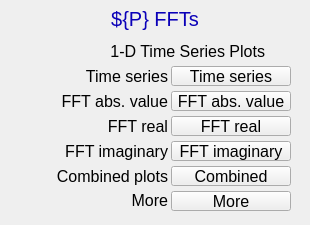
<?xml version="1.0" ?>
<ui version="4.0">
  <class>Dialog</class>
  <widget class="PyDMFrame" name="screen">
    <property name="geometry">
      <rect>
        <x>559</x>
        <y>207</y>
        <width>310</width>
        <height>225</height>
      </rect>
    </property>
    <property name="minimumSize">
      <size>
        <width>310</width>
        <height>225</height>
      </size>
    </property>
    <property name="styleSheet">
      <string notr="true">PyDMFrame#screen {
  color: rgb(0, 0, 0);
  background-color: rgb(187, 187, 187);
  }</string>
    </property>
    <property name="windowTitle">
      <string>NDFFT16</string>
    </property>
    <layout class="QGridLayout" name="gridLayout" columnstretch="5,23,10,17,3,30,40,40,3,94,26,14,5" rowstretch="5,1,24,1,4,6,20,5,20,5,20,5,20,5,20,5,20,4,1,19,1,9,5">
      <property name="leftMargin">
        <number>0</number>
      </property>
      <property name="topMargin">
        <number>0</number>
      </property>
      <property name="rightMargin">
        <number>0</number>
      </property>
      <property name="bottomMargin">
        <number>0</number>
      </property>
      <property name="horizontalSpacing">
        <number>0</number>
      </property>
      <property name="verticalSpacing">
        <number>0</number>
      </property>
      <item row="1" column="0" rowspan="2" colspan="13">
        <widget class="PyDMDrawingRectangle" name="rectangle">
          <property name="geometry">
            <rect>
              <x>0</x>
              <y>5</y>
              <width>310</width>
              <height>25</height>
            </rect>
          </property>
          <property name="sizePolicy">
            <sizepolicy hsizetype="Ignored" vsizetype="Ignored">
              <horstretch>0</horstretch>
              <verstretch>0</verstretch>
            </sizepolicy>
          </property>
          <property name="brush" stdset="0">
            <brush brushstyle="SolidPattern">
              <color alpha="255">
                <red>218</red>
                <green>218</green>
                <blue>218</blue>
              </color>
            </brush>
          </property>
          <property name="penStyle" stdset="0">
            <enum>Qt::SolidLine</enum>
          </property>
          <property name="penColor" stdset="0">
            <color>
              <red>218</red>
              <green>218</green>
              <blue>218</blue>
            </color>
          </property>
          <property name="penWidth" stdset="0">
            <double>0</double>
          </property>
          <property name="penCapStyle" stdset="0">
            <enum>Qt::FlatCap</enum>
          </property>
          <property name="toolTip">
            <string>rectangle</string>
          </property>
        </widget>
      </item>
      <item row="2" column="0" rowspan="2" colspan="13">
        <widget class="QLabel" name="text">
          <property name="geometry">
            <rect>
              <x>0</x>
              <y>6</y>
              <width>310</width>
              <height>25</height>
            </rect>
          </property>
          <property name="sizePolicy">
            <sizepolicy hsizetype="Ignored" vsizetype="Ignored">
              <horstretch>0</horstretch>
              <verstretch>0</verstretch>
            </sizepolicy>
          </property>
          <property name="text">
            <string>${P} FFTs</string>
          </property>
          <property name="font">
            <font>
              <pointsize>15</pointsize>
            </font>
          </property>
          <property name="brush" stdset="0">
            <brush brushstyle="SolidPattern">
              <color alpha="255">
                <red>10</red>
                <green>0</green>
                <blue>184</blue>
              </color>
            </brush>
          </property>
          <property name="toolTip">
            <string>text</string>
          </property>
          <property name="alignment">
            <set>Qt::AlignCenter</set>
          </property>
          <property name="styleSheet">
            <string notr="true">QLabel#text {
  color: rgb(10, 0, 184);
  }</string>
          </property>
        </widget>
      </item>
      <item row="10" column="2" colspan="6">
        <widget class="QLabel" name="text_1">
          <property name="geometry">
            <rect>
              <x>28</x>
              <y>91</y>
              <width>140</width>
              <height>20</height>
            </rect>
          </property>
          <property name="sizePolicy">
            <sizepolicy hsizetype="Ignored" vsizetype="Ignored">
              <horstretch>0</horstretch>
              <verstretch>0</verstretch>
            </sizepolicy>
          </property>
          <property name="text">
            <string>FFT abs. value</string>
          </property>
          <property name="font">
            <font>
              <pointsize>12</pointsize>
            </font>
          </property>
          <property name="brush" stdset="0">
            <brush brushstyle="SolidPattern">
              <color alpha="255">
                <red>0</red>
                <green>0</green>
                <blue>0</blue>
              </color>
            </brush>
          </property>
          <property name="toolTip">
            <string>text_1</string>
          </property>
          <property name="alignment">
            <set>Qt::AlignRight|Qt::AlignTrailing|Qt::AlignVCenter</set>
          </property>
          <property name="styleSheet">
            <string notr="true">QLabel#text_1 {
  color: rgb(0, 0, 0);
  }</string>
          </property>
        </widget>
      </item>
      <item row="12" column="6" colspan="2">
        <widget class="QLabel" name="text_2">
          <property name="geometry">
            <rect>
              <x>88</x>
              <y>116</y>
              <width>80</width>
              <height>20</height>
            </rect>
          </property>
          <property name="sizePolicy">
            <sizepolicy hsizetype="Ignored" vsizetype="Ignored">
              <horstretch>0</horstretch>
              <verstretch>0</verstretch>
            </sizepolicy>
          </property>
          <property name="text">
            <string>FFT real</string>
          </property>
          <property name="font">
            <font>
              <pointsize>12</pointsize>
            </font>
          </property>
          <property name="brush" stdset="0">
            <brush brushstyle="SolidPattern">
              <color alpha="255">
                <red>0</red>
                <green>0</green>
                <blue>0</blue>
              </color>
            </brush>
          </property>
          <property name="toolTip">
            <string>text_2</string>
          </property>
          <property name="alignment">
            <set>Qt::AlignRight|Qt::AlignTrailing|Qt::AlignVCenter</set>
          </property>
          <property name="styleSheet">
            <string notr="true">QLabel#text_2 {
  color: rgb(0, 0, 0);
  }</string>
          </property>
        </widget>
      </item>
      <item row="14" column="3" colspan="5">
        <widget class="QLabel" name="text_3">
          <property name="geometry">
            <rect>
              <x>38</x>
              <y>141</y>
              <width>130</width>
              <height>20</height>
            </rect>
          </property>
          <property name="sizePolicy">
            <sizepolicy hsizetype="Ignored" vsizetype="Ignored">
              <horstretch>0</horstretch>
              <verstretch>0</verstretch>
            </sizepolicy>
          </property>
          <property name="text">
            <string>FFT imaginary</string>
          </property>
          <property name="font">
            <font>
              <pointsize>12</pointsize>
            </font>
          </property>
          <property name="brush" stdset="0">
            <brush brushstyle="SolidPattern">
              <color alpha="255">
                <red>0</red>
                <green>0</green>
                <blue>0</blue>
              </color>
            </brush>
          </property>
          <property name="toolTip">
            <string>text_3</string>
          </property>
          <property name="alignment">
            <set>Qt::AlignRight|Qt::AlignTrailing|Qt::AlignVCenter</set>
          </property>
          <property name="styleSheet">
            <string notr="true">QLabel#text_3 {
  color: rgb(0, 0, 0);
  }</string>
          </property>
        </widget>
      </item>
      <item row="16" column="2" colspan="6">
        <widget class="QLabel" name="text_4">
          <property name="geometry">
            <rect>
              <x>28</x>
              <y>166</y>
              <width>140</width>
              <height>20</height>
            </rect>
          </property>
          <property name="sizePolicy">
            <sizepolicy hsizetype="Ignored" vsizetype="Ignored">
              <horstretch>0</horstretch>
              <verstretch>0</verstretch>
            </sizepolicy>
          </property>
          <property name="text">
            <string>Combined plots</string>
          </property>
          <property name="font">
            <font>
              <pointsize>12</pointsize>
            </font>
          </property>
          <property name="brush" stdset="0">
            <brush brushstyle="SolidPattern">
              <color alpha="255">
                <red>0</red>
                <green>0</green>
                <blue>0</blue>
              </color>
            </brush>
          </property>
          <property name="toolTip">
            <string>text_4</string>
          </property>
          <property name="alignment">
            <set>Qt::AlignRight|Qt::AlignTrailing|Qt::AlignVCenter</set>
          </property>
          <property name="styleSheet">
            <string notr="true">QLabel#text_4 {
  color: rgb(0, 0, 0);
  }</string>
          </property>
        </widget>
      </item>
      <item row="8" column="5" colspan="3">
        <widget class="QLabel" name="text_5">
          <property name="geometry">
            <rect>
              <x>58</x>
              <y>66</y>
              <width>110</width>
              <height>20</height>
            </rect>
          </property>
          <property name="sizePolicy">
            <sizepolicy hsizetype="Ignored" vsizetype="Ignored">
              <horstretch>0</horstretch>
              <verstretch>0</verstretch>
            </sizepolicy>
          </property>
          <property name="text">
            <string>Time series</string>
          </property>
          <property name="font">
            <font>
              <pointsize>12</pointsize>
            </font>
          </property>
          <property name="brush" stdset="0">
            <brush brushstyle="SolidPattern">
              <color alpha="255">
                <red>0</red>
                <green>0</green>
                <blue>0</blue>
              </color>
            </brush>
          </property>
          <property name="toolTip">
            <string>text_5</string>
          </property>
          <property name="alignment">
            <set>Qt::AlignRight|Qt::AlignTrailing|Qt::AlignVCenter</set>
          </property>
          <property name="styleSheet">
            <string notr="true">QLabel#text_5 {
  color: rgb(0, 0, 0);
  }</string>
          </property>
        </widget>
      </item>
      <item row="6" column="4" colspan="6">
        <widget class="QLabel" name="text_6">
          <property name="geometry">
            <rect>
              <x>55</x>
              <y>41</y>
              <width>210</width>
              <height>20</height>
            </rect>
          </property>
          <property name="sizePolicy">
            <sizepolicy hsizetype="Ignored" vsizetype="Ignored">
              <horstretch>0</horstretch>
              <verstretch>0</verstretch>
            </sizepolicy>
          </property>
          <property name="text">
            <string>1-D Time Series Plots</string>
          </property>
          <property name="font">
            <font>
              <pointsize>12</pointsize>
            </font>
          </property>
          <property name="brush" stdset="0">
            <brush brushstyle="SolidPattern">
              <color alpha="255">
                <red>0</red>
                <green>0</green>
                <blue>0</blue>
              </color>
            </brush>
          </property>
          <property name="toolTip">
            <string>text_6</string>
          </property>
          <property name="alignment">
            <set>Qt::AlignRight|Qt::AlignTrailing|Qt::AlignVCenter</set>
          </property>
          <property name="styleSheet">
            <string notr="true">QLabel#text_6 {
  color: rgb(0, 0, 0);
  }</string>
          </property>
        </widget>
      </item>
      <item row="5" column="1" rowspan="17" colspan="11">
        <widget class="PyDMDrawingRectangle" name="rectangle_1">
          <property name="geometry">
            <rect>
              <x>5</x>
              <y>35</y>
              <width>300</width>
              <height>185</height>
            </rect>
          </property>
          <property name="sizePolicy">
            <sizepolicy hsizetype="Ignored" vsizetype="Ignored">
              <horstretch>0</horstretch>
              <verstretch>0</verstretch>
            </sizepolicy>
          </property>
          <property name="brush" stdset="0">
            <brush brushstyle="NoBrush">
              <color alpha="255">
                <red>0</red>
                <green>0</green>
                <blue>0</blue>
              </color>
            </brush>
          </property>
          <property name="penStyle" stdset="0">
            <enum>Qt::SolidLine</enum>
          </property>
          <property name="penColor" stdset="0">
            <color>
              <red>0</red>
              <green>0</green>
              <blue>0</blue>
            </color>
          </property>
          <property name="penWidth" stdset="0">
            <double>1</double>
          </property>
          <property name="penCapStyle" stdset="0">
            <enum>Qt::FlatCap</enum>
          </property>
          <property name="toolTip">
            <string>rectangle_1</string>
          </property>
        </widget>
      </item>
      <item row="18" column="7" rowspan="2">
        <widget class="QLabel" name="text_7">
          <property name="geometry">
            <rect>
              <x>128</x>
              <y>190</y>
              <width>40</width>
              <height>20</height>
            </rect>
          </property>
          <property name="sizePolicy">
            <sizepolicy hsizetype="Ignored" vsizetype="Ignored">
              <horstretch>0</horstretch>
              <verstretch>0</verstretch>
            </sizepolicy>
          </property>
          <property name="text">
            <string>More</string>
          </property>
          <property name="font">
            <font>
              <pointsize>12</pointsize>
            </font>
          </property>
          <property name="brush" stdset="0">
            <brush brushstyle="SolidPattern">
              <color alpha="255">
                <red>0</red>
                <green>0</green>
                <blue>0</blue>
              </color>
            </brush>
          </property>
          <property name="toolTip">
            <string>text_7</string>
          </property>
          <property name="alignment">
            <set>Qt::AlignRight|Qt::AlignTrailing|Qt::AlignVCenter</set>
          </property>
          <property name="styleSheet">
            <string notr="true">QLabel#text_7 {
  color: rgb(0, 0, 0);
  }</string>
          </property>
        </widget>
      </item>
      <item row="10" column="9" colspan="2">
        <widget class="PyDMRelatedDisplayButton" name="related_display">
          <property name="geometry">
            <rect>
              <x>171</x>
              <y>91</y>
              <width>120</width>
              <height>20</height>
            </rect>
          </property>
          <property name="sizePolicy">
            <sizepolicy hsizetype="Ignored" vsizetype="Ignored">
              <horstretch>0</horstretch>
              <verstretch>0</verstretch>
            </sizepolicy>
          </property>
          <property name="toolTip">
            <string>FFT abs. value</string>
          </property>
          <property name="text">
            <string>FFT abs. value</string>
          </property>
          <property name="showIcon" stdset="0">
            <bool>true</bool>
          </property>
          <property name="font">
            <font>
              <pointsize>12</pointsize>
            </font>
          </property>
          <property name="styleSheet">
            <string notr="true">PyDMRelatedDisplayButton#related_display {
  color: rgb(0, 0, 0);
  background-color: rgb(115, 223, 255);
  }</string>
          </property>
          <property name="titles" stdset="0">
            <stringlist>
              <string>${T1}</string>
              <string>${T2}</string>
              <string>${T3}</string>
              <string>${T4}</string>
              <string>${T5}</string>
              <string>${T6}</string>
              <string>${T7}</string>
              <string>${T8}</string>
              <string>${T9}</string>
              <string>${T10}</string>
              <string>${T11}</string>
              <string>${T12}</string>
              <string>${T13}</string>
              <string>${T14}</string>
              <string>${T15}</string>
              <string>${T16}</string>
            </stringlist>
          </property>
          <property name="filenames" stdset="0">
            <stringlist>
              <string>NDFFTFreqSpectrumPlot.ui</string>
              <string>NDFFTFreqSpectrumPlot.ui</string>
              <string>NDFFTFreqSpectrumPlot.ui</string>
              <string>NDFFTFreqSpectrumPlot.ui</string>
              <string>NDFFTFreqSpectrumPlot.ui</string>
              <string>NDFFTFreqSpectrumPlot.ui</string>
              <string>NDFFTFreqSpectrumPlot.ui</string>
              <string>NDFFTFreqSpectrumPlot.ui</string>
              <string>NDFFTFreqSpectrumPlot.ui</string>
              <string>NDFFTFreqSpectrumPlot.ui</string>
              <string>NDFFTFreqSpectrumPlot.ui</string>
              <string>NDFFTFreqSpectrumPlot.ui</string>
              <string>NDFFTFreqSpectrumPlot.ui</string>
              <string>NDFFTFreqSpectrumPlot.ui</string>
              <string>NDFFTFreqSpectrumPlot.ui</string>
              <string>NDFFTFreqSpectrumPlot.ui</string>
            </stringlist>
          </property>
          <property name="macros" stdset="0">
            <stringlist>
              <string>P=${P},RTS=${RTS},R=${R1},S=FFTAbsValue</string>
              <string>P=${P},RTS=${RTS},R=${R2},S=FFTAbsValue</string>
              <string>P=${P},RTS=${RTS},R=${R3},S=FFTAbsValue</string>
              <string>P=${P},RTS=${RTS},R=${R4},S=FFTAbsValue</string>
              <string>P=${P},RTS=${RTS},R=${R5},S=FFTAbsValue</string>
              <string>P=${P},RTS=${RTS},R=${R6},S=FFTAbsValue</string>
              <string>P=${P},RTS=${RTS},R=${R7},S=FFTAbsValue</string>
              <string>P=${P},RTS=${RTS},R=${R8},S=FFTAbsValue</string>
              <string>P=${P},RTS=${RTS},R=${R9},S=FFTAbsValue</string>
              <string>P=${P},RTS=${RTS},R=${R10},S=FFTAbsValue</string>
              <string>P=${P},RTS=${RTS},R=${R11},S=FFTAbsValue</string>
              <string>P=${P},RTS=${RTS},R=${R12},S=FFTAbsValue</string>
              <string>P=${P},RTS=${RTS},R=${R13},S=FFTAbsValue</string>
              <string>P=${P},RTS=${RTS},R=${R14},S=FFTAbsValue</string>
              <string>P=${P},RTS=${RTS},R=${R15},S=FFTAbsValue</string>
              <string>P=${P},RTS=${RTS},R=${R16},S=FFTAbsValue</string>
            </stringlist>
          </property>
          <property name="openInNewWindow" stdset="0">
            <bool>true</bool>
          </property>
        </widget>
      </item>
      <item row="12" column="9" colspan="2">
        <widget class="PyDMRelatedDisplayButton" name="related_display_1">
          <property name="geometry">
            <rect>
              <x>171</x>
              <y>116</y>
              <width>120</width>
              <height>20</height>
            </rect>
          </property>
          <property name="sizePolicy">
            <sizepolicy hsizetype="Ignored" vsizetype="Ignored">
              <horstretch>0</horstretch>
              <verstretch>0</verstretch>
            </sizepolicy>
          </property>
          <property name="toolTip">
            <string>FFT real</string>
          </property>
          <property name="text">
            <string>FFT real</string>
          </property>
          <property name="showIcon" stdset="0">
            <bool>true</bool>
          </property>
          <property name="font">
            <font>
              <pointsize>12</pointsize>
            </font>
          </property>
          <property name="styleSheet">
            <string notr="true">PyDMRelatedDisplayButton#related_display_1 {
  color: rgb(0, 0, 0);
  background-color: rgb(115, 223, 255);
  }</string>
          </property>
          <property name="titles" stdset="0">
            <stringlist>
              <string>${T1}</string>
              <string>${T2}</string>
              <string>${T3}</string>
              <string>${T4}</string>
              <string>${T5}</string>
              <string>${T6}</string>
              <string>${T7}</string>
              <string>${T8}</string>
              <string>${T9}</string>
              <string>${T10}</string>
              <string>${T11}</string>
              <string>${T12}</string>
              <string>${T13}</string>
              <string>${T14}</string>
              <string>${T15}</string>
              <string>${T16}</string>
            </stringlist>
          </property>
          <property name="filenames" stdset="0">
            <stringlist>
              <string>NDFFTFreqSpectrumPlot.ui</string>
              <string>NDFFTFreqSpectrumPlot.ui</string>
              <string>NDFFTFreqSpectrumPlot.ui</string>
              <string>NDFFTFreqSpectrumPlot.ui</string>
              <string>NDFFTFreqSpectrumPlot.ui</string>
              <string>NDFFTFreqSpectrumPlot.ui</string>
              <string>NDFFTFreqSpectrumPlot.ui</string>
              <string>NDFFTFreqSpectrumPlot.ui</string>
              <string>NDFFTFreqSpectrumPlot.ui</string>
              <string>NDFFTFreqSpectrumPlot.ui</string>
              <string>NDFFTFreqSpectrumPlot.ui</string>
              <string>NDFFTFreqSpectrumPlot.ui</string>
              <string>NDFFTFreqSpectrumPlot.ui</string>
              <string>NDFFTFreqSpectrumPlot.ui</string>
              <string>NDFFTFreqSpectrumPlot.ui</string>
              <string>NDFFTFreqSpectrumPlot.ui</string>
            </stringlist>
          </property>
          <property name="macros" stdset="0">
            <stringlist>
              <string>P=${P},RTS=${RTS},R=${R1},S=FFTReal</string>
              <string>P=${P},RTS=${RTS},R=${R2},S=FFTReal</string>
              <string>P=${P},RTS=${RTS},R=${R3},S=FFTReal</string>
              <string>P=${P},RTS=${RTS},R=${R4},S=FFTReal</string>
              <string>P=${P},RTS=${RTS},R=${R5},S=FFTReal</string>
              <string>P=${P},RTS=${RTS},R=${R6},S=FFTReal</string>
              <string>P=${P},RTS=${RTS},R=${R7},S=FFTReal</string>
              <string>P=${P},RTS=${RTS},R=${R8},S=FFTReal</string>
              <string>P=${P},RTS=${RTS},R=${R9},S=FFTReal</string>
              <string>P=${P},RTS=${RTS},R=${R10},S=FFTReal</string>
              <string>P=${P},RTS=${RTS},R=${R11},S=FFTReal</string>
              <string>P=${P},RTS=${RTS},R=${R12},S=FFTReal</string>
              <string>P=${P},RTS=${RTS},R=${R13},S=FFTReal</string>
              <string>P=${P},RTS=${RTS},R=${R14},S=FFTReal</string>
              <string>P=${P},RTS=${RTS},R=${R15},S=FFTReal</string>
              <string>P=${P},RTS=${RTS},R=${R16},S=FFTReal</string>
            </stringlist>
          </property>
          <property name="openInNewWindow" stdset="0">
            <bool>true</bool>
          </property>
        </widget>
      </item>
      <item row="14" column="9" colspan="2">
        <widget class="PyDMRelatedDisplayButton" name="related_display_2">
          <property name="geometry">
            <rect>
              <x>171</x>
              <y>141</y>
              <width>120</width>
              <height>20</height>
            </rect>
          </property>
          <property name="sizePolicy">
            <sizepolicy hsizetype="Ignored" vsizetype="Ignored">
              <horstretch>0</horstretch>
              <verstretch>0</verstretch>
            </sizepolicy>
          </property>
          <property name="toolTip">
            <string>FFT imaginary</string>
          </property>
          <property name="text">
            <string>FFT imaginary</string>
          </property>
          <property name="showIcon" stdset="0">
            <bool>true</bool>
          </property>
          <property name="font">
            <font>
              <pointsize>12</pointsize>
            </font>
          </property>
          <property name="styleSheet">
            <string notr="true">PyDMRelatedDisplayButton#related_display_2 {
  color: rgb(0, 0, 0);
  background-color: rgb(115, 223, 255);
  }</string>
          </property>
          <property name="titles" stdset="0">
            <stringlist>
              <string>${T1}</string>
              <string>${T2}</string>
              <string>${T3}</string>
              <string>${T4}</string>
              <string>${T5}</string>
              <string>${T6}</string>
              <string>${T7}</string>
              <string>${T8}</string>
              <string>${T9}</string>
              <string>${T10}</string>
              <string>${T11}</string>
              <string>${T12}</string>
              <string>${T13}</string>
              <string>${T14}</string>
              <string>${T15}</string>
              <string>${T16}</string>
            </stringlist>
          </property>
          <property name="filenames" stdset="0">
            <stringlist>
              <string>NDFFTFreqSpectrumPlot.ui</string>
              <string>NDFFTFreqSpectrumPlot.ui</string>
              <string>NDFFTFreqSpectrumPlot.ui</string>
              <string>NDFFTFreqSpectrumPlot.ui</string>
              <string>NDFFTFreqSpectrumPlot.ui</string>
              <string>NDFFTFreqSpectrumPlot.ui</string>
              <string>NDFFTFreqSpectrumPlot.ui</string>
              <string>NDFFTFreqSpectrumPlot.ui</string>
              <string>NDFFTFreqSpectrumPlot.ui</string>
              <string>NDFFTFreqSpectrumPlot.ui</string>
              <string>NDFFTFreqSpectrumPlot.ui</string>
              <string>NDFFTFreqSpectrumPlot.ui</string>
              <string>NDFFTFreqSpectrumPlot.ui</string>
              <string>NDFFTFreqSpectrumPlot.ui</string>
              <string>NDFFTFreqSpectrumPlot.ui</string>
              <string>NDFFTFreqSpectrumPlot.ui</string>
            </stringlist>
          </property>
          <property name="macros" stdset="0">
            <stringlist>
              <string>P=${P},RTS=${RTS},R=${R1},S=FFTImaginary</string>
              <string>P=${P},RTS=${RTS},R=${R2},S=FFTImaginary</string>
              <string>P=${P},RTS=${RTS},R=${R3},S=FFTImaginary</string>
              <string>P=${P},RTS=${RTS},R=${R4},S=FFTImaginary</string>
              <string>P=${P},RTS=${RTS},R=${R5},S=FFTImaginary</string>
              <string>P=${P},RTS=${RTS},R=${R6},S=FFTImaginary</string>
              <string>P=${P},RTS=${RTS},R=${R7},S=FFTImaginary</string>
              <string>P=${P},RTS=${RTS},R=${R8},S=FFTImaginary</string>
              <string>P=${P},RTS=${RTS},R=${R9},S=FFTImaginary</string>
              <string>P=${P},RTS=${RTS},R=${R10},S=FFTImaginary</string>
              <string>P=${P},RTS=${RTS},R=${R11},S=FFTImaginary</string>
              <string>P=${P},RTS=${RTS},R=${R12},S=FFTImaginary</string>
              <string>P=${P},RTS=${RTS},R=${R13},S=FFTImaginary</string>
              <string>P=${P},RTS=${RTS},R=${R14},S=FFTImaginary</string>
              <string>P=${P},RTS=${RTS},R=${R15},S=FFTImaginary</string>
              <string>P=${P},RTS=${RTS},R=${R16},S=FFTImaginary</string>
            </stringlist>
          </property>
          <property name="openInNewWindow" stdset="0">
            <bool>true</bool>
          </property>
        </widget>
      </item>
      <item row="16" column="9" colspan="2">
        <widget class="PyDMRelatedDisplayButton" name="related_display_3">
          <property name="geometry">
            <rect>
              <x>171</x>
              <y>166</y>
              <width>120</width>
              <height>20</height>
            </rect>
          </property>
          <property name="sizePolicy">
            <sizepolicy hsizetype="Ignored" vsizetype="Ignored">
              <horstretch>0</horstretch>
              <verstretch>0</verstretch>
            </sizepolicy>
          </property>
          <property name="toolTip">
            <string>Combined</string>
          </property>
          <property name="text">
            <string>Combined</string>
          </property>
          <property name="showIcon" stdset="0">
            <bool>true</bool>
          </property>
          <property name="font">
            <font>
              <pointsize>12</pointsize>
            </font>
          </property>
          <property name="styleSheet">
            <string notr="true">PyDMRelatedDisplayButton#related_display_3 {
  color: rgb(0, 0, 0);
  background-color: rgb(115, 223, 255);
  }</string>
          </property>
          <property name="titles" stdset="0">
            <stringlist>
              <string>${T1}</string>
              <string>${T2}</string>
              <string>${T3}</string>
              <string>${T4}</string>
              <string>${T5}</string>
              <string>${T6}</string>
              <string>${T7}</string>
              <string>${T8}</string>
              <string>${T9}</string>
              <string>${T10}</string>
              <string>${T11}</string>
              <string>${T12}</string>
              <string>${T13}</string>
              <string>${T14}</string>
              <string>${T15}</string>
              <string>${T16}</string>
            </stringlist>
          </property>
          <property name="filenames" stdset="0">
            <stringlist>
              <string>NDFFTPlotAll.ui</string>
              <string>NDFFTPlotAll.ui</string>
              <string>NDFFTPlotAll.ui</string>
              <string>NDFFTPlotAll.ui</string>
              <string>NDFFTPlotAll.ui</string>
              <string>NDFFTPlotAll.ui</string>
              <string>NDFFTPlotAll.ui</string>
              <string>NDFFTPlotAll.ui</string>
              <string>NDFFTPlotAll.ui</string>
              <string>NDFFTPlotAll.ui</string>
              <string>NDFFTPlotAll.ui</string>
              <string>NDFFTPlotAll.ui</string>
              <string>NDFFTPlotAll.ui</string>
              <string>NDFFTPlotAll.ui</string>
              <string>NDFFTPlotAll.ui</string>
              <string>NDFFTPlotAll.ui</string>
            </stringlist>
          </property>
          <property name="macros" stdset="0">
            <stringlist>
              <string>P=${P},RTS=${RTS},R=${R1}</string>
              <string>P=${P},RTS=${RTS},R=${R2}</string>
              <string>P=${P},RTS=${RTS},R=${R3}</string>
              <string>P=${P},RTS=${RTS},R=${R4}</string>
              <string>P=${P},RTS=${RTS},R=${R5}</string>
              <string>P=${P},RTS=${RTS},R=${R6}</string>
              <string>P=${P},RTS=${RTS},R=${R7}</string>
              <string>P=${P},RTS=${RTS},R=${R8}</string>
              <string>P=${P},RTS=${RTS},R=${R9}</string>
              <string>P=${P},RTS=${RTS},R=${R10}</string>
              <string>P=${P},RTS=${RTS},R=${R11}</string>
              <string>P=${P},RTS=${RTS},R=${R12}</string>
              <string>P=${P},RTS=${RTS},R=${R13}</string>
              <string>P=${P},RTS=${RTS},R=${R14}</string>
              <string>P=${P},RTS=${RTS},R=${R15}</string>
              <string>P=${P},RTS=${RTS},R=${R16}</string>
            </stringlist>
          </property>
          <property name="openInNewWindow" stdset="0">
            <bool>true</bool>
          </property>
        </widget>
      </item>
      <item row="8" column="9" colspan="2">
        <widget class="PyDMRelatedDisplayButton" name="related_display_4">
          <property name="geometry">
            <rect>
              <x>171</x>
              <y>66</y>
              <width>120</width>
              <height>20</height>
            </rect>
          </property>
          <property name="sizePolicy">
            <sizepolicy hsizetype="Ignored" vsizetype="Ignored">
              <horstretch>0</horstretch>
              <verstretch>0</verstretch>
            </sizepolicy>
          </property>
          <property name="toolTip">
            <string>Time series</string>
          </property>
          <property name="text">
            <string>Time series</string>
          </property>
          <property name="showIcon" stdset="0">
            <bool>true</bool>
          </property>
          <property name="font">
            <font>
              <pointsize>12</pointsize>
            </font>
          </property>
          <property name="styleSheet">
            <string notr="true">PyDMRelatedDisplayButton#related_display_4 {
  color: rgb(0, 0, 0);
  background-color: rgb(115, 223, 255);
  }</string>
          </property>
          <property name="titles" stdset="0">
            <stringlist>
              <string>${T1}</string>
              <string>${T2}</string>
              <string>${T3}</string>
              <string>${T4}</string>
              <string>${T5}</string>
              <string>${T6}</string>
              <string>${T7}</string>
              <string>${T8}</string>
              <string>${T9}</string>
              <string>${T10}</string>
              <string>${T11}</string>
              <string>${T12}</string>
              <string>${T13}</string>
              <string>${T14}</string>
              <string>${T15}</string>
              <string>${T16}</string>
            </stringlist>
          </property>
          <property name="filenames" stdset="0">
            <stringlist>
              <string>NDFFTTimeSeriesPlot.ui</string>
              <string>NDFFTTimeSeriesPlot.ui</string>
              <string>NDFFTTimeSeriesPlot.ui</string>
              <string>NDFFTTimeSeriesPlot.ui</string>
              <string>NDFFTTimeSeriesPlot.ui</string>
              <string>NDFFTTimeSeriesPlot.ui</string>
              <string>NDFFTTimeSeriesPlot.ui</string>
              <string>NDFFTTimeSeriesPlot.ui</string>
              <string>NDFFTTimeSeriesPlot.ui</string>
              <string>NDFFTTimeSeriesPlot.ui</string>
              <string>NDFFTTimeSeriesPlot.ui</string>
              <string>NDFFTTimeSeriesPlot.ui</string>
              <string>NDFFTTimeSeriesPlot.ui</string>
              <string>NDFFTTimeSeriesPlot.ui</string>
              <string>NDFFTTimeSeriesPlot.ui</string>
              <string>NDFFTTimeSeriesPlot.ui</string>
            </stringlist>
          </property>
          <property name="macros" stdset="0">
            <stringlist>
              <string>P=${P},RTS=${RTS},R=${R1}</string>
              <string>P=${P},RTS=${RTS},R=${R2}</string>
              <string>P=${P},RTS=${RTS},R=${R3}</string>
              <string>P=${P},RTS=${RTS},R=${R4}</string>
              <string>P=${P},RTS=${RTS},R=${R5}</string>
              <string>P=${P},RTS=${RTS},R=${R6}</string>
              <string>P=${P},RTS=${RTS},R=${R7}</string>
              <string>P=${P},RTS=${RTS},R=${R8}</string>
              <string>P=${P},RTS=${RTS},R=${R9}</string>
              <string>P=${P},RTS=${RTS},R=${R10}</string>
              <string>P=${P},RTS=${RTS},R=${R11}</string>
              <string>P=${P},RTS=${RTS},R=${R12}</string>
              <string>P=${P},RTS=${RTS},R=${R13}</string>
              <string>P=${P},RTS=${RTS},R=${R14}</string>
              <string>P=${P},RTS=${RTS},R=${R15}</string>
              <string>P=${P},RTS=${RTS},R=${R16}</string>
            </stringlist>
          </property>
          <property name="openInNewWindow" stdset="0">
            <bool>true</bool>
          </property>
        </widget>
      </item>
      <item row="19" column="9" rowspan="2" colspan="2">
        <widget class="PyDMRelatedDisplayButton" name="related_display_5">
          <property name="geometry">
            <rect>
              <x>171</x>
              <y>191</y>
              <width>120</width>
              <height>20</height>
            </rect>
          </property>
          <property name="sizePolicy">
            <sizepolicy hsizetype="Ignored" vsizetype="Ignored">
              <horstretch>0</horstretch>
              <verstretch>0</verstretch>
            </sizepolicy>
          </property>
          <property name="toolTip">
            <string>More</string>
          </property>
          <property name="text">
            <string>More</string>
          </property>
          <property name="showIcon" stdset="0">
            <bool>true</bool>
          </property>
          <property name="font">
            <font>
              <pointsize>12</pointsize>
            </font>
          </property>
          <property name="styleSheet">
            <string notr="true">PyDMRelatedDisplayButton#related_display_5 {
  color: rgb(0, 0, 0);
  background-color: rgb(115, 223, 255);
  }</string>
          </property>
          <property name="titles" stdset="0">
            <stringlist>
              <string>${T1}</string>
              <string>${T2}</string>
              <string>${T3}</string>
              <string>${T4}</string>
              <string>${T5}</string>
              <string>${T6}</string>
              <string>${T7}</string>
              <string>${T8}</string>
              <string>${T9}</string>
              <string>${T10}</string>
              <string>${T11}</string>
              <string>${T12}</string>
              <string>${T13}</string>
              <string>${T14}</string>
              <string>${T15}</string>
              <string>${T16}</string>
            </stringlist>
          </property>
          <property name="filenames" stdset="0">
            <stringlist>
              <string>NDFFT.ui</string>
              <string>NDFFT.ui</string>
              <string>NDFFT.ui</string>
              <string>NDFFT.ui</string>
              <string>NDFFT.ui</string>
              <string>NDFFT.ui</string>
              <string>NDFFT.ui</string>
              <string>NDFFT.ui</string>
              <string>NDFFT.ui</string>
              <string>NDFFT.ui</string>
              <string>NDFFT.ui</string>
              <string>NDFFT.ui</string>
              <string>NDFFT.ui</string>
              <string>NDFFT.ui</string>
              <string>lNDFFT.ui</string>
              <string>NDFFT.ui</string>
            </stringlist>
          </property>
          <property name="macros" stdset="0">
            <stringlist>
              <string>P=${P},RTS=${RTS},R=${R1},TITLE=${T1}</string>
              <string>P=${P},RTS=${RTS},R=${R2},TITLE=${T2}</string>
              <string>P=${P},RTS=${RTS},R=${R3},TITLE=${T3}</string>
              <string>P=${P},RTS=${RTS},R=${R4},TITLE=${T4}</string>
              <string>P=${P},RTS=${RTS},R=${R5},TITLE=${T5}</string>
              <string>P=${P},RTS=${RTS},R=${R6},TITLE=${T6}</string>
              <string>P=${P},RTS=${RTS},R=${R7},TITLE=${T7}</string>
              <string>P=${P},RTS=${RTS},R=${R8},TITLE=${T8}</string>
              <string>P=${P},RTS=${RTS},R=${R9},TITLE=${T9}</string>
              <string>P=${P},RTS=${RTS},R=${R10},TITLE=${T10}</string>
              <string>P=${P},RTS=${RTS},R=${R11},TITLE=${T11}</string>
              <string>P=${P},RTS=${RTS},R=${R12},TITLE=${T12}</string>
              <string>P=${P},RTS=${RTS},R=${R13},TITLE=${T13}</string>
              <string>P=${P},RTS=${RTS},R=${R14},TITLE=${T14}</string>
              <string>P=${P},RTS=${RTS},R=${R15},TITLE=${T15}</string>
              <string>P=${P},RTS=${RTS},R=${R16},TITLE=${T16}</string>
            </stringlist>
          </property>
          <property name="openInNewWindow" stdset="0">
            <bool>true</bool>
          </property>
        </widget>
      </item>
    </layout>
    <zorder>rectangle</zorder>
    <zorder>text</zorder>
    <zorder>text_1</zorder>
    <zorder>text_2</zorder>
    <zorder>text_3</zorder>
    <zorder>text_4</zorder>
    <zorder>text_5</zorder>
    <zorder>text_6</zorder>
    <zorder>rectangle_1</zorder>
    <zorder>text_7</zorder>
    <zorder>related_display</zorder>
    <zorder>related_display_1</zorder>
    <zorder>related_display_2</zorder>
    <zorder>related_display_3</zorder>
    <zorder>related_display_4</zorder>
    <zorder>related_display_5</zorder>
  </widget>
  <customwidgets>
    <customwidget>
      <class>PyDMDrawingRectangle</class>
      <extends>QWidget</extends>
      <header>pydm.widgets.drawing</header>
    </customwidget>
    <customwidget>
      <class>PyDMLabel</class>
      <extends>QLabel</extends>
      <header>pydm.widgets.label</header>
    </customwidget>
    <customwidget>
      <class>PyDMRelatedDisplayButton</class>
      <extends>QPushButton</extends>
      <header>pydm.widgets.related_display_button</header>
    </customwidget>
    <customwidget>
      <class>PyDMFrame</class>
      <extends>QFrame</extends>
      <header>pydm.widgets.frame</header>
    </customwidget>
  </customwidgets>
</ui>
